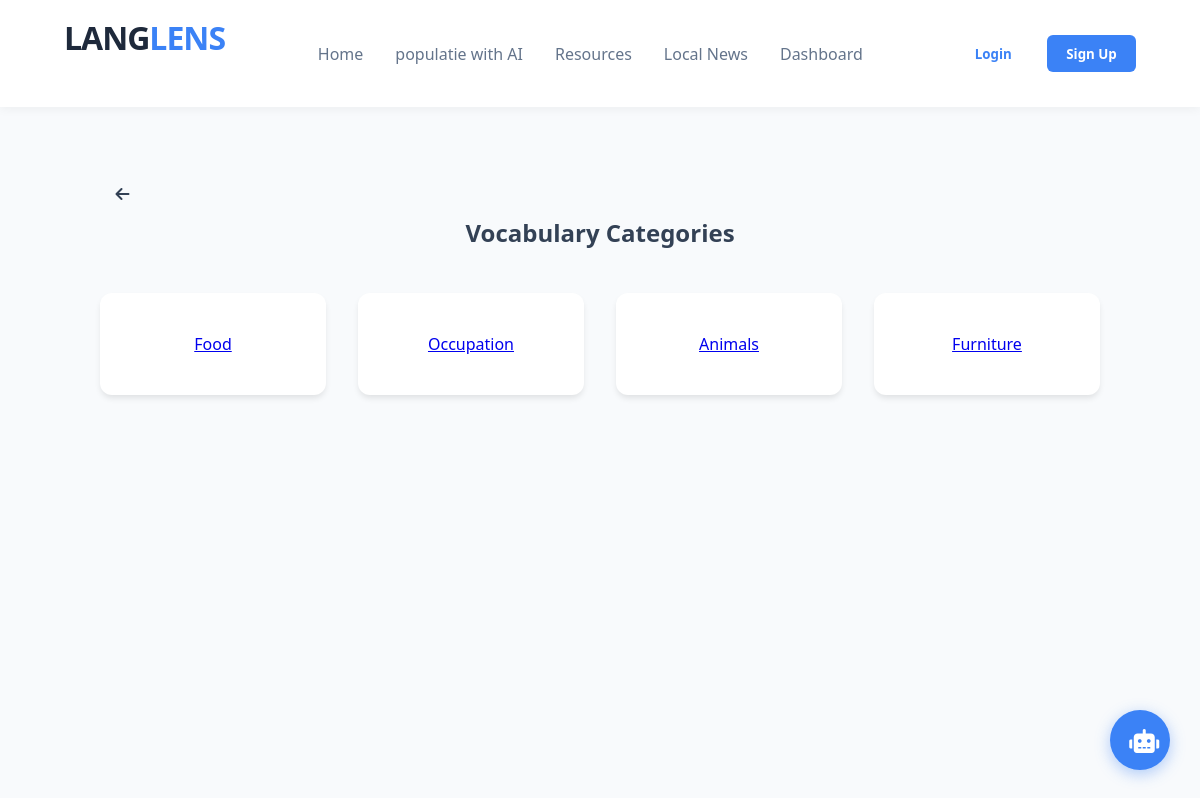
/home/vocbulary_categories, run on an earlier commit of the app's database.
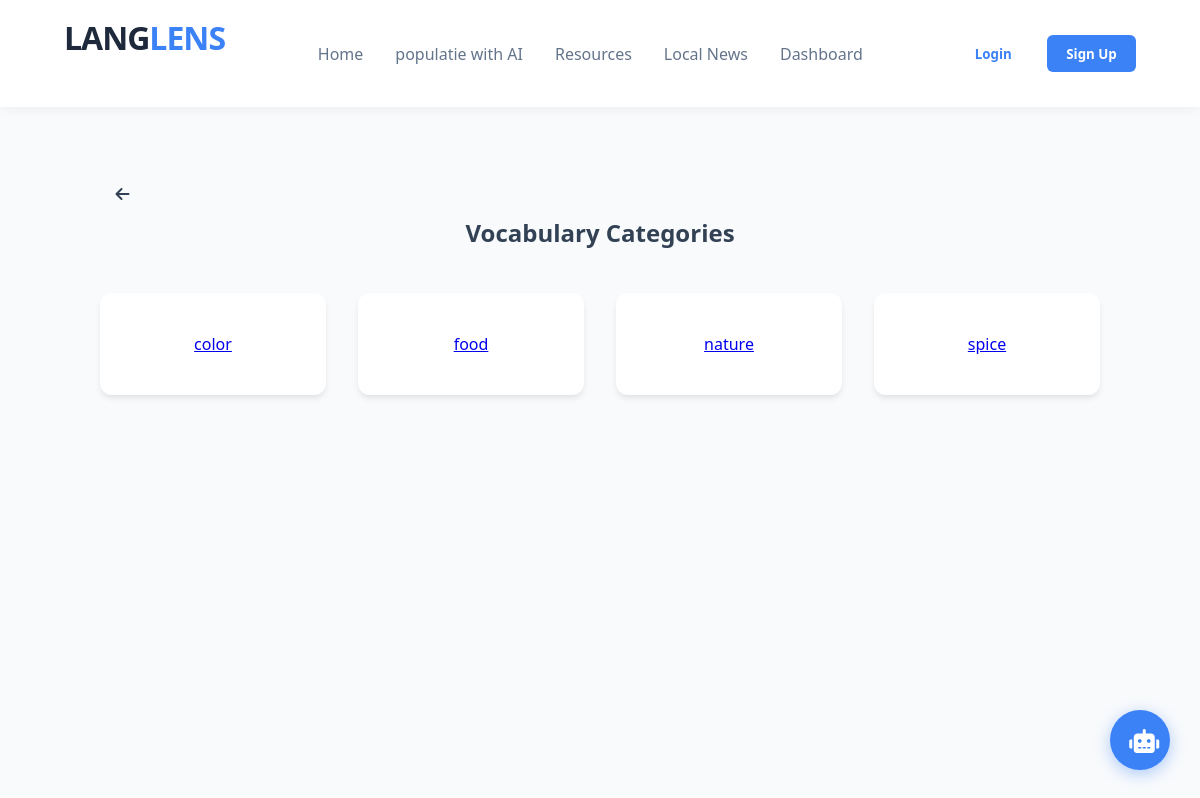
And on a later commit of the database.
### LangLens/models.py (models this page shows, shortened)
class Category(models.Model):
    name = models.CharField(max_length=100, unique=True)
    icon_name = models.CharField(max_length=50, help_text="FontAwesome icon name (e.g., fa-utensils)")

### LangLens/views.py (the view)
# urls.py: path('home/vocbulary_categories', views.get_vocbulary_categories, name='get_vocbulary_categories'),
def get_vocbulary_categories(request):
    excluded_category = ['News', 'Emails', 'Short stories']
    categories = Category.objects.exclude(name__in=excluded_category)
    return render(request, 'LangLens/vocabulary_category.html', {'categories':categories})

### LangLens/context_processors.py (called while the page is built)
def profile_context(request):
    profile = None
    if request.user.is_authenticated:
        profile = UserProfile.objects.filter(user=request.user).first()
    return {'profile': profile}

### templates/LangLens/vocabulary_category.html (shortened to what this page needs)
{% extends "LangLens/index.html" %}
     {% block content %}
<main class="container">
        <section class="icon-section">
            <div class="header-nav-left">
            <a href="javascript:history.back()" class="back-link-circle" title="Back to Dashboard">
                <i class="fas fa-arrow-left"></i>
            </a>
            <h1>Vocabulary Categories</h1>
            <br>
            <br>
            <div class="icon-grid primary-set">
            {% if categories %}
            {% for category in categories %}
            <a href="{% url 'display_vocabulary_list' category.id %}"><div class="icon-card"><p>{{category.name}}</p> </div></a>
            {% endfor %}
            </div>
        </section>
</main>
 {% else %}
  <div class="icon-grid primary-set">
        <p class="empty-state">No categories added yet.</p>
  </div>
    {% endif %}
    {% endblock %}

### templates/LangLens/index.html (shortened to what this page needs)
<!DOCTYPE html>
<html lang="en">
<head>
{% load static %}
     <link rel="stylesheet" href="{% static 'LangLens/css/index.css' %}">
<link rel="stylesheet" href="https://cdnjs.cloudflare.com/ajax/libs/font-awesome/6.0.0/css/all.min.css">
</head>
<div class="ai-chat-wrapper">
    <button class="chat-fab" onclick="toggleChat()">
        <i class="fas fa-robot"></i>
    </button>
</div>
<body>
    <header class="navbar">
        <a id="logo" href="{% url 'index' %}"><div class="logo">LANG<span>LENS</span></div></a>
        <nav class="main-menu">
            <ul>
                <li><a href="{% url 'index' %}">Home</a></li>
                <li><a href="{% url 'generate_vocabulary_tts' %}">populatie with AI</a></li>
                <li><a href="#">Resources</a></li>
                <li><a href="{% url 'local_news' %}">Local News</a></li>
                <li><a href="{% url 'dashboard' %}">Dashboard</a></li>
            </ul>
        </nav>
           <div class="auth-buttons">
    {% if user.is_authenticated %}
        <div class="profile-dropdown">
            <div class="profile-trigger" onclick="toggleProfileMenu()">
                {% if profile and profile.profile_picture %}
                    <div class="avatar-circle">
                        <img src="{{ profile.profile_picture.url }}" alt="Profile" style="width: 100%; height: 100%; border-radius: 50%; object-fit: cover;">
                    </div>
                {% else %}
                    <div class="avatar-circle">
                        <i class="fas fa-user"></i>
                    </div>
                {% endif %}
                <i class="fas fa-chevron-down s-icon"></i>
            </div>
            <div class="dropdown-menu" id="profileMenu">
                <div class="menu-header">
                    <strong>{{ user.username }}</strong>
                    <span>{{ user.email }}</span>
                </div>
                <hr>
                <a href="{% url 'profile_edit' %}"><i class="fas fa-user-edit"></i> Edit Profile</a>
                <a href="{% url 'my_vocabularies' %}"><i class="fas fa-th-large"></i> ADD VOC</a>
                <hr>
                <a href="{% url 'logout' %}" class="logout-item">
                    <i class="fas fa-sign-out-alt"></i> Logout
                </a>
            </div>
        </div>
    {% else %}
        <a href="{% url 'login' %}"><button class="btn-login">Login</button></a>
        <a href="{% url 'signup' %}"><button class="btn-signup">Sign Up</button></a>
    {% endif %}
        </div>
    </header>
     {% block dashboard_writing %}
    <main class="container">
     {% block content %}{% endblock%}
    </main>
     {% endblock%}
</body>
</html>

### static/LangLens/css/index.css (style rules this page uses)
* { margin: 0; padding: 0; box-sizing: border-box; font-family: 'Segoe UI', sans-serif; }
body { background-color: #f8fafc; color: #334155; min-height: 100vh; }
.navbar { display: flex; justify-content: space-between; align-items: center; padding: 1rem 4rem; background: #fff; box-shadow: 0 2px 10px rgba(0,0,0,0.05); }
.logo { font-weight: 800; font-size: 1.5rem; letter-spacing: -1px; }
#logo { text-decoration: none; color: #1e293b; }
.logo span { color: #3b82f6; }
.main-menu ul { display: flex; list-style: none; gap: 2rem; }
.main-menu a { text-decoration: none; color: #64748b; font-weight: 500; transition: color 0.3s; }
.auth-buttons { display: flex; gap: 1rem; }
button { padding: 0.6rem 1.2rem; border-radius: 6px; cursor: pointer; font-weight: 600; border: none; }
.btn-login { background: transparent; color: #3b82f6; }
.btn-signup { background: #3b82f6; color: white; }
.container { max-width: 1000px; margin: 4rem auto; text-align: center; }
.icon-section { margin-bottom: 4rem; }
.icon-grid { display: grid; gap: 2rem; justify-content: center; }
.primary-set { grid-template-columns: repeat(4, 1fr); }
.icon-card { background: white; padding: 2.5rem 1rem; border-radius: 12px; box-shadow: 0 4px 6px -1px rgba(0,0,0,0.1); transition: transform 0.3s; }
.logo { font-weight: 800; font-size: 2rem; margin-bottom: 2rem; color: #1e293b; }
.ai-chat-wrapper { position: fixed; bottom: 30px; right: 30px; z-index: 1000; }
.chat-fab { width: 60px; height: 60px; border-radius: 50%; background: #3b82f6; color: white; font-size: 1.5rem; box-shadow: 0 4px 15px rgba(59, 130, 246, 0.4); transition: transform 0.3s cubic-bezier(0.175, 0.885, 0.32, 1.275); }
.back-link-circle { width: 45px; height: 45px; border-radius: 50%; background: var(--white); display: flex; align-items: center; justify-content: center; text-decoration: none; color: var(--text-light); border: 1px solid var(--border); transition: 0.2s; }

What changed in the data, as far as the page shows it:
changed Category: name "Food" → "color"
changed Category: name "Occupation" → "food"
changed Category: name "Animals" → "nature"
changed Category: name "Furniture" → "spice"
